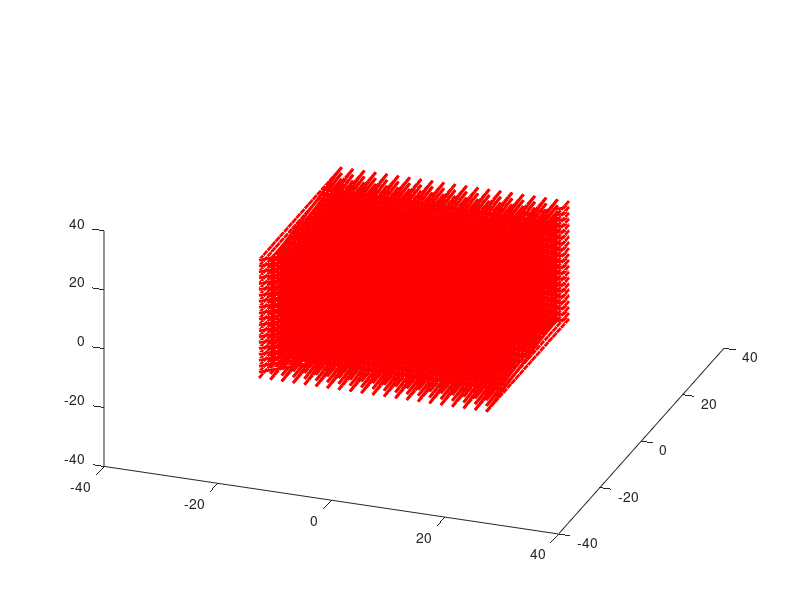

This chart was generated by the following MATLAB code: (Note: this script raises an error after producing the figure.)
clear all, close all, clc


sigma = 10;
beta = 8/3;
rho = 28;

y0 = [0 0 0];
xvec = -20:2:20;
yvec = -20:2:20;
zvec = -20:2:20;
[x0, y0, z0] = meshgrid(xvec,yvec,zvec);

yIC(1,:,:,:) = x0;
yIC(2,:,:,:) = y0;
yIC(3,:,:,:) = z0;

plot3(yIC(1,:),yIC(2,:),yIC(3,:),'r','Linewidth',2)
set(gcf,'Position',[2300 1300 800 600])
axis([-40 40 -40 40 -40 40])
view(20,40)
drawnow

%%
dt = 0.01;
duration = 4;
tspan = [0,duration];
L = duration/dt;
yparticles = yIC;

for step = 1:L
    time = step*dt;
    for i=1:length(xvec)
        for j=1:length(yvec)
            for k=1:length(zvec)
                yin = yparticles(:,i,j,k);
                yout =  rk4singlestep(@(t,y)lorenz(t,y,sigma,beta,rho),dt,time,yin);
                yparticles(:,i,j,k) = yout;
            end
        end
    end

    plot3(yparticles(1,:),yparticles(2,:),yparticles(3,:),'r.','Linewidth',2,'Markersize',1)
  
    axis([-40 40 -40 40 -40 40])
    view(20,40)
    drawnow
end
